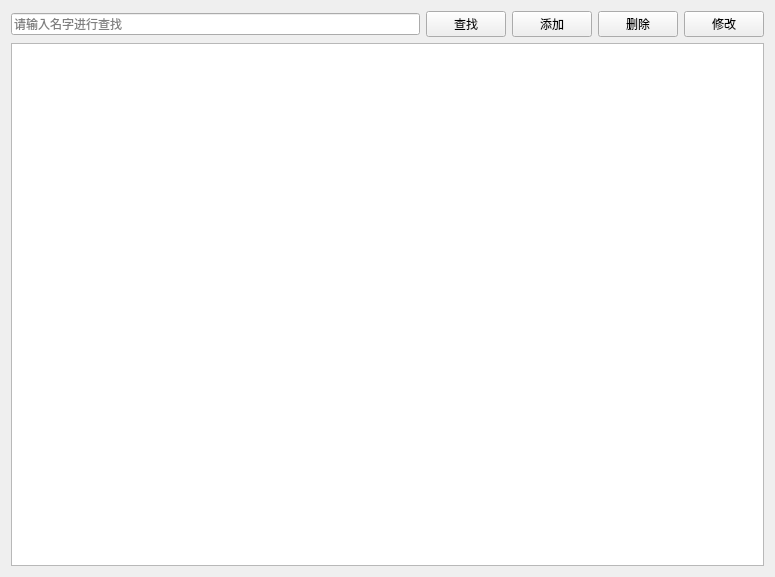
<?xml version="1.0" encoding="UTF-8"?>
<ui version="4.0">
 <class>MedicinesView</class>
 <widget class="QWidget" name="MedicinesView">
  <property name="geometry">
   <rect>
    <x>0</x>
    <y>0</y>
    <width>775</width>
    <height>577</height>
   </rect>
  </property>
  <property name="windowTitle">
   <string>药品管理</string>
  </property>
  <layout class="QVBoxLayout" name="verticalLayout_2">
   <item>
    <layout class="QHBoxLayout" name="horizontalLayout_2">
     <item>
      <widget class="QLineEdit" name="txtSearch">
       <property name="placeholderText">
        <string>请输入名字进行查找</string>
       </property>
      </widget>
     </item>
     <item>
      <widget class="QPushButton" name="btSearch">
       <property name="text">
        <string>查找</string>
       </property>
      </widget>
     </item>
     <item>
      <widget class="QPushButton" name="btAdd">
       <property name="text">
        <string>添加</string>
       </property>
      </widget>
     </item>
     <item>
      <widget class="QPushButton" name="btDelete">
       <property name="text">
        <string>删除</string>
       </property>
      </widget>
     </item>
     <item>
      <widget class="QPushButton" name="btEdit">
       <property name="text">
        <string>修改</string>
       </property>
      </widget>
     </item>
    </layout>
   </item>
   <item>
    <widget class="QTableView" name="tableView"/>
   </item>
  </layout>
 </widget>
 <resources/>
 <connections/>
</ui>
